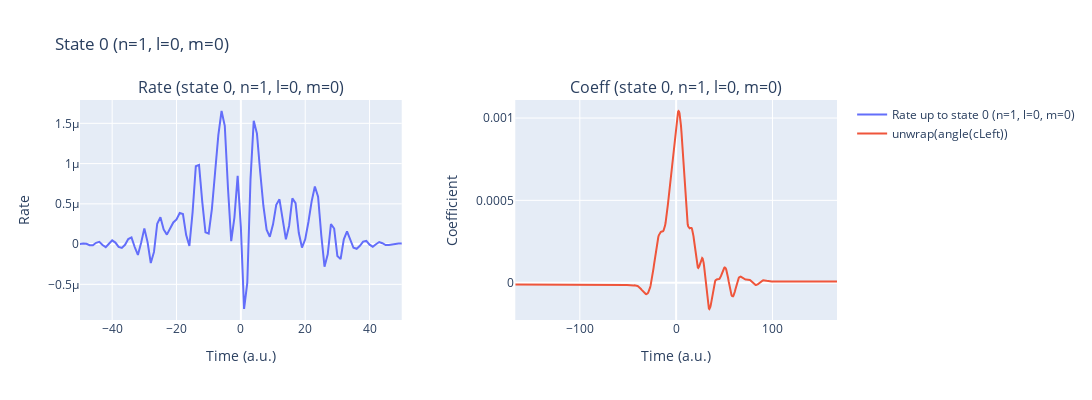

The code cell stored with this chart in its notebook:
### Code cell
laser_pulses.add_pulse(params['lam0'], params['intensity'], params['cep'], params['lam0']/ AtomicUnits.nm / AtomicUnits.speed_of_light)
laser_pulses.add_pulse(250, 8e9, -np.pi/2, 250/ AtomicUnits.nm / AtomicUnits.speed_of_light, t0=0)
t_min, t_max = laser_pulses.get_time_interval()
time_recon_3= np.arange(int(t_min), int(t_max)+1, 1.)

rateExcited_3 = IonRate(time_recon_3, laser_pulses, params, dT=0.5, kernel_type='exact_SFA', excitedStates=1, coeffType="numerical", gauge="length", get_p_only=True, only_c0_is_1_rest_normal=True)

laser_pulses.reset()

### Figure 1 — Plotly figure (JSON) as saved in the notebook; plotly's stock layout.template omitted (floating-point values rounded to 4 significant figures; data arrays with more than 128 entries replaced by an {"elided": "..."} marker saying what was removed)
{"data": [{"mode": "lines", "name": "Rate up to state 0 (n=1, l=0, m=0)", "type": "scatter", "x": {"elided": "333 int values"}, "xaxis": "x", "y": {"elided": "333 float values"}, "yaxis": "y"}, {"mode": "lines", "name": "unwrap(angle(cLeft))", "type": "scatter", "x": {"elided": "669 float values"}, "xaxis": "x2", "y": {"elided": "669 float values"}, "yaxis": "y2"}], "layout": {"annotations": [{"font": {"size": 16}, "showarrow": false, "text": "Rate (state 0, n=1, l=0, m=0)", "x": 0.2125, "xanchor": "center", "xref": "paper", "y": 1, "yanchor": "bottom", "yref": "paper"}, {"font": {"size": 16}, "showarrow": false, "text": "Coeff (state 0, n=1, l=0, m=0)", "x": 0.7875, "xanchor": "center", "xref": "paper", "y": 1, "yanchor": "bottom", "yref": "paper"}], "height": 400, "title": {"text": "State 0 (n=1, l=0, m=0)"}, "width": 1200, "xaxis": {"anchor": "y", "domain": [0, 0.425], "range": [-50, 50], "title": {"text": "Time (a.u.)"}}, "xaxis2": {"anchor": "y2", "domain": [0.575, 1], "title": {"text": "Time (a.u.)"}}, "yaxis": {"anchor": "x", "domain": [0, 1], "title": {"text": "Rate"}}, "yaxis2": {"anchor": "x2", "domain": [0, 1], "title": {"text": "Coefficient"}}}}
